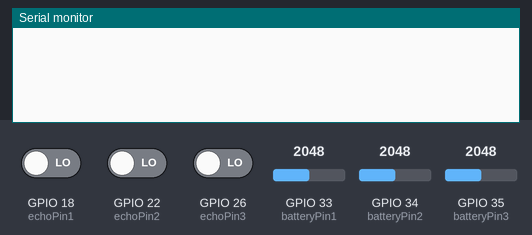
The sketch below on a simulated ESP32. On the bench: the last lines printed to the serial monitor. Inputs (shaded band) come from the test bench; at power-on: GPIO 33 (batteryPin1) = 2048, GPIO 34 (batteryPin2) = 2048, GPIO 35 (batteryPin3) = 2048, GPIO 18 (echoPin1) LOW, GPIO 22 (echoPin2) LOW, GPIO 26 (echoPin3) LOW. WiFi joins after 1.5 s; servers stay silent unless stated.

Above: at 3.0 s.
3.1 s: GPIO 33 (batteryPin1) set to 2866
At 5.9 s:
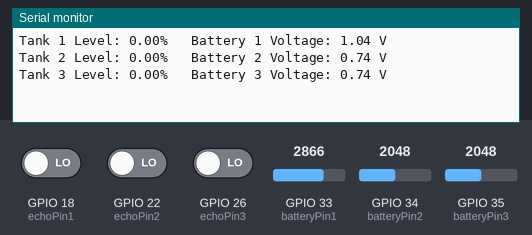
6.3 s: GPIO 34 (batteryPin2) set to 2866
8.7 s: GPIO 35 (batteryPin3) set to 2866
At 11.0 s:
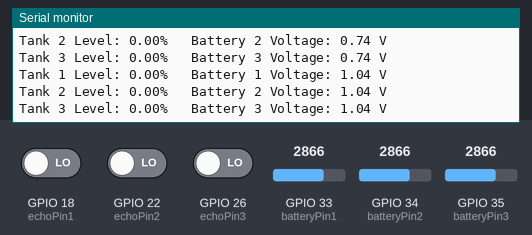
11.1 s: GPIO 33 (batteryPin1) set to 3603
13.5 s: GPIO 34 (batteryPin2) set to 3603
15.9 s: GPIO 35 (batteryPin3) set to 3603
At 17.8 s:
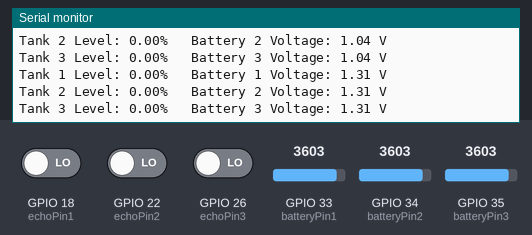
Timing chart, 0 to 19.3 s (numbered marks = the images above; inputs shaded):
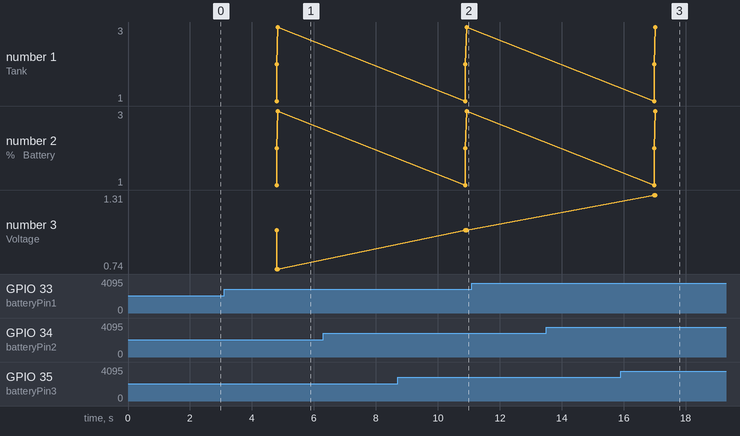

The sketch:

mfsm.ino
```cpp
#include <WiFi.h>
#include <WiFiClient.h>
#include <BlynkSimpleEsp32.h>

const char auth[] = "21O1_497BzkO4QxzVetIjnVCHq5750DU";
const char* ssid = "shin";
const char* pass = "@22552255Vic";


// Ultrasonic sensor pins
const int triggerPin1 = 19;
const int echoPin1 = 18;
const int triggerPin2 = 21;
const int echoPin2 = 22;
const int triggerPin3 = 23;
const int echoPin3 = 26;

// Battery voltage pins
const int batteryPin1 = 33;
const int batteryPin2 = 34;
const int batteryPin3 = 35;

// Virtual pin numbers for Blynk app
const int tank1LevelVPin = V4;
const int tank2LevelVPin = V5;
const int tank3LevelVPin = V6;
const int battery1VoltageVPin = V1;
const int battery2VoltageVPin = V2;
const int battery3VoltageVPin = V3;
const float voltageDividerRatio = 0.45;
void setup() {
  Serial.begin(9600);
  Blynk.begin(auth, ssid, pass);
}

void loop() {
  // measure the liquid level in Tank 1
  digitalWrite(triggerPin1, LOW); // make sure the trigger pin is low
  delayMicroseconds(2); // wait for 2 microseconds
  digitalWrite(triggerPin1, HIGH); // send a 10 microsecond pulse to the trigger pin
  delayMicroseconds(10);
  digitalWrite(triggerPin1, LOW); // turn off the trigger pin

  unsigned long duration1 = pulseIn(echoPin1, HIGH); // measure the duration of the echo pulse
  float distance1 = duration1 * 0.034 / 2; // calculate the distance in centimeters

  float tank1Level = map(distance1, 0, 200, 0, 100); // convert the distance to a liquid level percentage

  // measure the liquid level in Tank 2
  digitalWrite(triggerPin2, LOW); // make sure the trigger pin is low
  delayMicroseconds(2); // wait for 2 microseconds
  digitalWrite(triggerPin2, HIGH); // send a 10 microsecond pulse to the trigger pin
  delayMicroseconds(10);
  digitalWrite(triggerPin2, LOW); // turn off the trigger pin

  unsigned long duration2 = pulseIn(echoPin2, HIGH); // measure the duration of the echo pulse
  float distance2 = duration2 * 0.034 / 2; // calculate the distance in centimeters

  float tank2Level = map(distance2, 0, 200, 0, 100); // convert the distance to a liquid level percentage

  // measure the liquid level in Tank 3
  digitalWrite(triggerPin3, LOW); // make sure the trigger pin is low
  delayMicroseconds(2); // wait for 2 microseconds
  digitalWrite(triggerPin3, HIGH); // send a 10 microsecond pulse to the trigger pin
  delayMicroseconds(10);
  digitalWrite(triggerPin3, LOW); // turn off the trigger pin

  unsigned long duration3 = pulseIn(echoPin3, HIGH); // measure the duration ofthe echo pulse
float distance3 = duration3 * 0.034 / 2; // calculate the distance in centimeters

float tank3Level = map(distance3, 0, 200, 0, 100); // convert the distance to a liquid level percentage

// measure the voltage of Battery 1
float battery1Voltage = analogRead(batteryPin1) * voltageDividerRatio / 4096.0 * 3.3; // convert the analog reading to voltage

// measure the voltage of Battery 2
float battery2Voltage = analogRead(batteryPin2) * voltageDividerRatio / 4096.0 * 3.3; // convert the analog reading to voltage

// measure the voltage of Battery 3
float battery3Voltage = analogRead(batteryPin3) * voltageDividerRatio / 4096.0 * 3.3; // convert the analog reading to voltage

// send the data to the Blynk app
Blynk.virtualWrite(tank1LevelVPin, tank1Level);
Blynk.virtualWrite(tank2LevelVPin, tank2Level);
Blynk.virtualWrite(tank3LevelVPin, tank3Level);
Blynk.virtualWrite(battery1VoltageVPin, battery1Voltage);
Blynk.virtualWrite(battery2VoltageVPin, battery2Voltage);
Blynk.virtualWrite(battery3VoltageVPin, battery3Voltage);

// print the data to the serial monitor
Serial.print("Tank 1 Level: ");
Serial.print(tank1Level);
Serial.print("%\t Battery 1 Voltage: ");
Serial.print(battery1Voltage);
Serial.println(" V");

Serial.print("Tank 2 Level: ");
Serial.print(tank2Level);
Serial.print("%\t Battery 2 Voltage: ");
Serial.print(battery2Voltage);
Serial.println(" V");

Serial.print("Tank 3 Level: ");
Serial.print(tank3Level);
Serial.print("%\t Battery 3 Voltage: ");
Serial.print(battery3Voltage);
Serial.println(" V");

delay(3000); // wait for 5 seconds before taking the next reading
Blynk.run();
}
```

Measured:
- after the input at 3.1 s, the serial monitor: prints a new line after 1.7 s (image 1)
- after the input at 8.7 s, the serial monitor: prints a new line after 2.2 s (image 2)
- after the input at 15.9 s, the serial monitor: prints a new line after 1.1 s (image 3)
